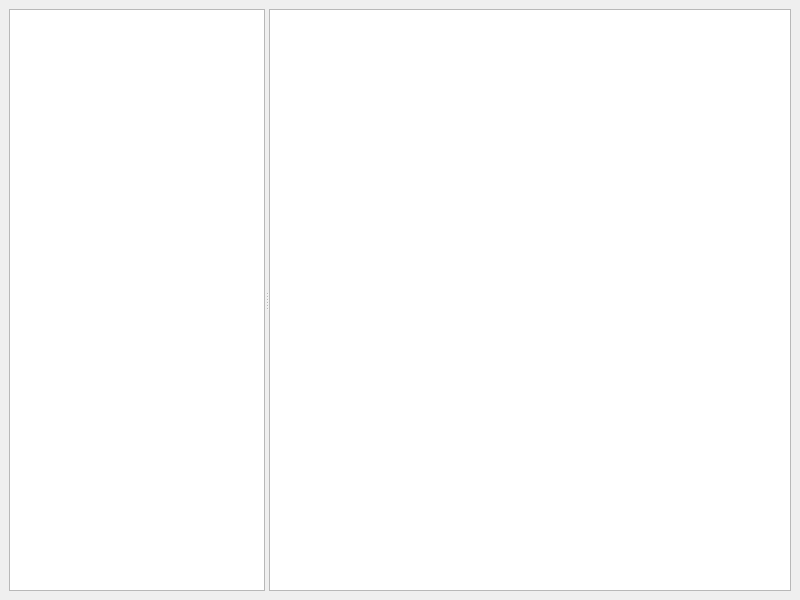
<?xml version="1.0" encoding="UTF-8"?>
<ui version="4.0">
 <class>MainWin::Internal::MainWindow</class>
 <widget class="QMainWindow" name="MainWin::Internal::MainWindow">
  <property name="geometry">
   <rect>
    <x>0</x>
    <y>0</y>
    <width>800</width>
    <height>600</height>
   </rect>
  </property>
  <widget class="QWidget" name="centralwidget">
   <layout class="QGridLayout" name="gridLayout">
    <item row="0" column="0">
     <widget class="QSplitter" name="splitter">
      <property name="orientation">
       <enum>Qt::Horizontal</enum>
      </property>
      <property name="childrenCollapsible">
       <bool>false</bool>
      </property>
      <widget class="QTreeView" name="tokensTreeView">
       <property name="sizePolicy">
        <sizepolicy hsizetype="Expanding" vsizetype="Expanding">
         <horstretch>0</horstretch>
         <verstretch>0</verstretch>
        </sizepolicy>
       </property>
      </widget>
      <widget class="QTextEdit" name="padTextEdit">
       <property name="sizePolicy">
        <sizepolicy hsizetype="Expanding" vsizetype="Expanding">
         <horstretch>1</horstretch>
         <verstretch>0</verstretch>
        </sizepolicy>
       </property>
      </widget>
     </widget>
    </item>
   </layout>
  </widget>
 </widget>
 <resources/>
 <connections/>
</ui>
